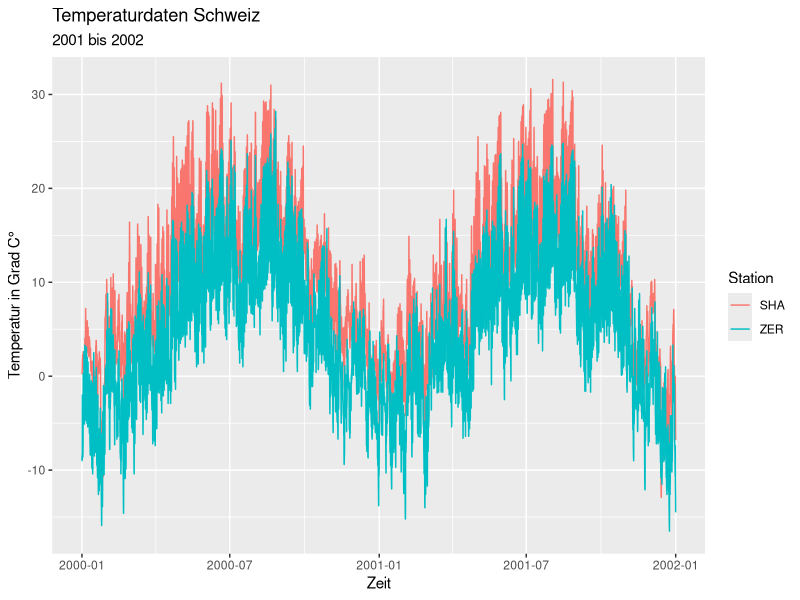
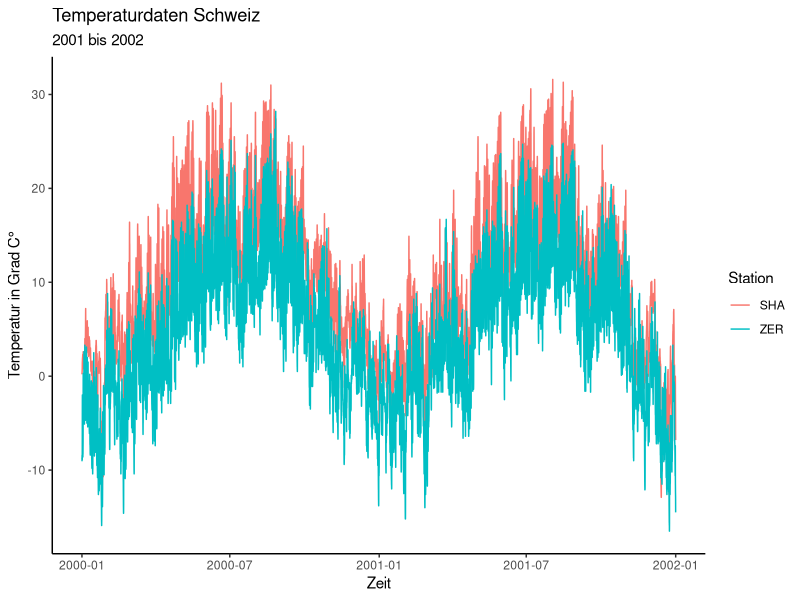
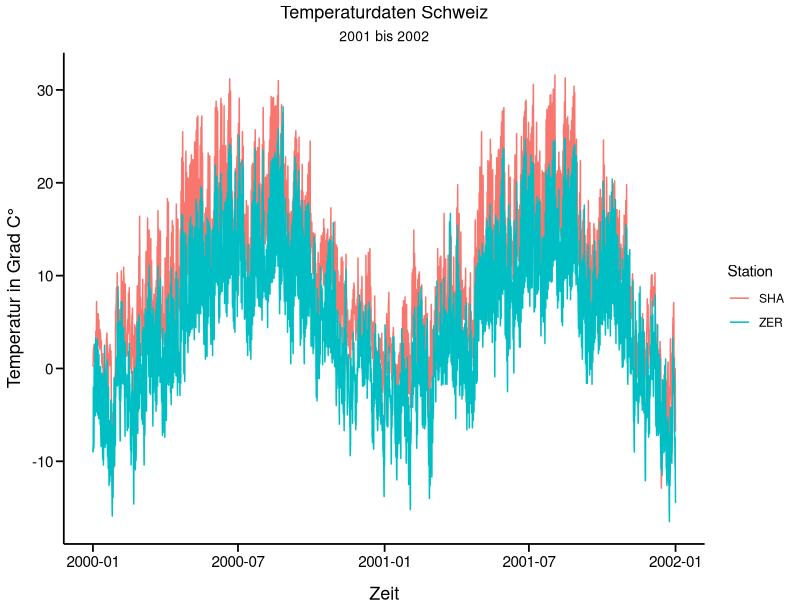

The R source for these figures, in order:
## ---- chunk 1
library(readr)
library(tidyr)
library(ggplot2)

temperature <- read_delim("datasets/infovis/temperature_SHA_ZER.csv", ",")
temperature_long <- pivot_longer(temperature, -time, names_to = "station", values_to = "temp")

## ---- chunk 2
#| output: true
#| echo: true

p <- ggplot(temperature_long, aes(time, temp, colour = station)) +
  geom_line() +
  labs(
    x = "Zeit",
    y = "Temperatur in Grad C°",
    title = "Temperaturdaten Schweiz",
    subtitle = "2001 bis 2002",
    color = "Station"
  )
p
## ---- chunk 3
#| output: true
#| echo: true

p2 <- p + theme_classic()
p2

## ---- chunk 4
#| echo: true

mytheme <- 
  theme_classic()  +
  theme(axis.line = element_line(linewidth = 0.6, color = "black"), 
        axis.text = element_text(size = 11, color = "black"), 
        axis.title = element_text(size = 13, color = "black"), 
        axis.ticks = element_line(linewidth = 0.6, color = "black"), 
        axis.ticks.length = unit(0.2, "cm"),
        axis.title.y = element_text(vjust = +2),
        axis.title.x = element_text(vjust = -2),
        plot.title = element_text(hjust = 0.5, size = 13),
        plot.subtitle = element_text(hjust = 0.5, size = 10),
        plot.margin = margin(t = 4, r = 6, b = 6, l = 8, unit = "pt") 
        
  )

## ---- chunk 5
#| output: true
#| echo: true

p3 <- p + mytheme
p3
